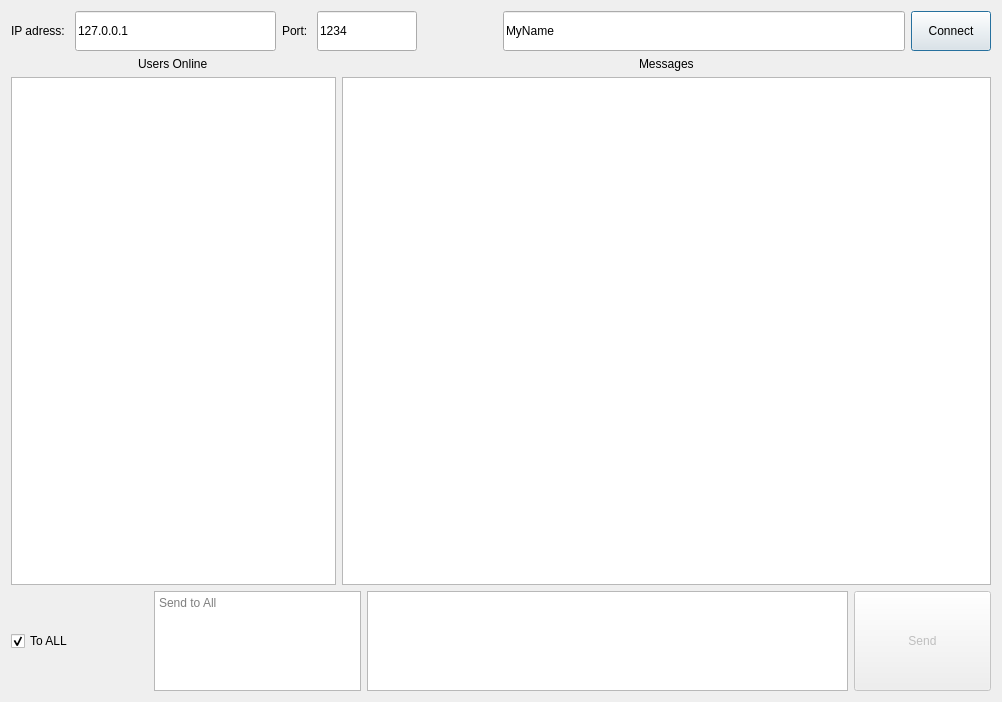
<?xml version="1.0" encoding="UTF-8"?>
<ui version="4.0">
 <class>Dialog</class>
 <widget class="QDialog" name="Dialog">
  <property name="geometry">
   <rect>
    <x>0</x>
    <y>0</y>
    <width>1002</width>
    <height>702</height>
   </rect>
  </property>
  <property name="windowTitle">
   <string>Messenger</string>
  </property>
  <layout class="QGridLayout" name="gridLayout">
   <item row="1" column="0">
    <layout class="QGridLayout" name="gridLayout_2">
     <item row="0" column="0" alignment="Qt::AlignHCenter">
      <widget class="QLabel" name="label">
       <property name="text">
        <string>Users Online</string>
       </property>
      </widget>
     </item>
     <item row="0" column="2" alignment="Qt::AlignHCenter">
      <widget class="QLabel" name="label_2">
       <property name="text">
        <string>Messages</string>
       </property>
      </widget>
     </item>
     <item row="1" column="2">
      <widget class="QListWidget" name="lwLog">
       <property name="sizePolicy">
        <sizepolicy hsizetype="Expanding" vsizetype="Expanding">
         <horstretch>2</horstretch>
         <verstretch>0</verstretch>
        </sizepolicy>
       </property>
       <property name="selectionMode">
        <enum>QAbstractItemView::NoSelection</enum>
       </property>
      </widget>
     </item>
     <item row="1" column="0">
      <widget class="QListWidget" name="lwUsers">
       <property name="sizePolicy">
        <sizepolicy hsizetype="Expanding" vsizetype="Expanding">
         <horstretch>1</horstretch>
         <verstretch>0</verstretch>
        </sizepolicy>
       </property>
       <property name="selectionMode">
        <enum>QAbstractItemView::ExtendedSelection</enum>
       </property>
       <property name="sortingEnabled">
        <bool>true</bool>
       </property>
      </widget>
     </item>
    </layout>
   </item>
   <item row="0" column="0">
    <layout class="QHBoxLayout" name="horizontalLayout">
     <item>
      <widget class="QLabel" name="label_3">
       <property name="text">
        <string>IP adress: </string>
       </property>
      </widget>
     </item>
     <item>
      <widget class="QLineEdit" name="leHost">
       <property name="sizePolicy">
        <sizepolicy hsizetype="Expanding" vsizetype="Fixed">
         <horstretch>10</horstretch>
         <verstretch>0</verstretch>
        </sizepolicy>
       </property>
       <property name="minimumSize">
        <size>
         <width>0</width>
         <height>40</height>
        </size>
       </property>
       <property name="maximumSize">
        <size>
         <width>16777215</width>
         <height>40</height>
        </size>
       </property>
       <property name="text">
        <string>127.0.0.1</string>
       </property>
      </widget>
     </item>
     <item>
      <widget class="QLabel" name="label_4">
       <property name="text">
        <string>Port: </string>
       </property>
      </widget>
     </item>
     <item>
      <widget class="QLineEdit" name="lePort">
       <property name="sizePolicy">
        <sizepolicy hsizetype="Expanding" vsizetype="Fixed">
         <horstretch>5</horstretch>
         <verstretch>0</verstretch>
        </sizepolicy>
       </property>
       <property name="minimumSize">
        <size>
         <width>0</width>
         <height>40</height>
        </size>
       </property>
       <property name="maximumSize">
        <size>
         <width>16777215</width>
         <height>40</height>
        </size>
       </property>
       <property name="text">
        <string>1234</string>
       </property>
      </widget>
     </item>
     <item>
      <spacer name="horizontalSpacer">
       <property name="orientation">
        <enum>Qt::Horizontal</enum>
       </property>
       <property name="sizeHint" stdset="0">
        <size>
         <width>80</width>
         <height>20</height>
        </size>
       </property>
      </spacer>
     </item>
     <item>
      <widget class="QLineEdit" name="leName">
       <property name="sizePolicy">
        <sizepolicy hsizetype="Expanding" vsizetype="Fixed">
         <horstretch>20</horstretch>
         <verstretch>0</verstretch>
        </sizepolicy>
       </property>
       <property name="minimumSize">
        <size>
         <width>0</width>
         <height>40</height>
        </size>
       </property>
       <property name="text">
        <string>MyName</string>
       </property>
      </widget>
     </item>
     <item>
      <widget class="QPushButton" name="pbConnect">
       <property name="minimumSize">
        <size>
         <width>0</width>
         <height>40</height>
        </size>
       </property>
       <property name="text">
        <string>Connect</string>
       </property>
      </widget>
     </item>
    </layout>
   </item>
   <item row="2" column="0">
    <layout class="QHBoxLayout" name="horizontalLayout_2">
     <item>
      <widget class="QCheckBox" name="cbToAll">
       <property name="sizePolicy">
        <sizepolicy hsizetype="Expanding" vsizetype="Fixed">
         <horstretch>20</horstretch>
         <verstretch>0</verstretch>
        </sizepolicy>
       </property>
       <property name="text">
        <string>To ALL</string>
       </property>
       <property name="checked">
        <bool>true</bool>
       </property>
      </widget>
     </item>
     <item>
      <widget class="QPlainTextEdit" name="pteAdresses">
       <property name="sizePolicy">
        <sizepolicy hsizetype="Expanding" vsizetype="Fixed">
         <horstretch>30</horstretch>
         <verstretch>0</verstretch>
        </sizepolicy>
       </property>
       <property name="minimumSize">
        <size>
         <width>0</width>
         <height>40</height>
        </size>
       </property>
       <property name="maximumSize">
        <size>
         <width>16777215</width>
         <height>100</height>
        </size>
       </property>
       <property name="placeholderText">
        <string>Send to All</string>
       </property>
      </widget>
     </item>
     <item>
      <widget class="QPlainTextEdit" name="pteMessage">
       <property name="sizePolicy">
        <sizepolicy hsizetype="Expanding" vsizetype="Fixed">
         <horstretch>70</horstretch>
         <verstretch>0</verstretch>
        </sizepolicy>
       </property>
       <property name="minimumSize">
        <size>
         <width>0</width>
         <height>100</height>
        </size>
       </property>
       <property name="maximumSize">
        <size>
         <width>16777215</width>
         <height>100</height>
        </size>
       </property>
      </widget>
     </item>
     <item>
      <widget class="QPushButton" name="pbSend">
       <property name="enabled">
        <bool>false</bool>
       </property>
       <property name="sizePolicy">
        <sizepolicy hsizetype="Expanding" vsizetype="Fixed">
         <horstretch>20</horstretch>
         <verstretch>0</verstretch>
        </sizepolicy>
       </property>
       <property name="minimumSize">
        <size>
         <width>0</width>
         <height>100</height>
        </size>
       </property>
       <property name="maximumSize">
        <size>
         <width>16777215</width>
         <height>100</height>
        </size>
       </property>
       <property name="text">
        <string>Send</string>
       </property>
      </widget>
     </item>
    </layout>
   </item>
  </layout>
 </widget>
 <layoutdefault spacing="6" margin="11"/>
 <resources/>
 <connections/>
</ui>
